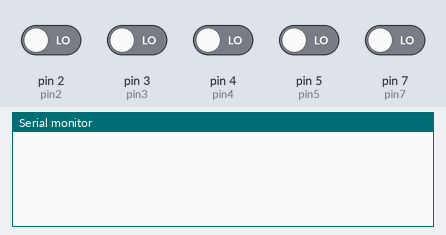
A sketch run on a simulated Arduino Uno, built with avr-gcc and run on an emulated ATmega328P. On the bench: the last lines printed to the serial monitor. Inputs (shaded band) come from the test bench; at power-on: pin 2 (pin2), pin 3 (pin3), pin 4 (pin4), pin 5 (pin5), pin 7 (pin7) LOW.

Above: at 1.2 s.
1.3 s: pin 7 (pin7) driven HIGH
At 1.8 s:
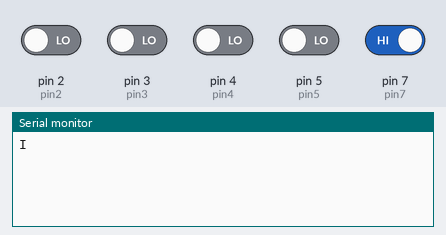
2.8 s: pin 2 (pin2) driven HIGH
At 3.3 s:
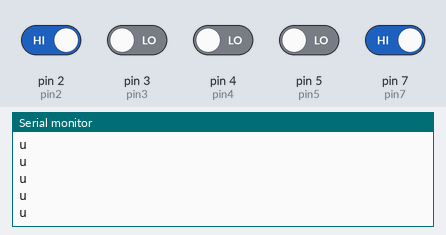
4.7 s: pin 3 (pin3) driven HIGH
At 5.4 s:
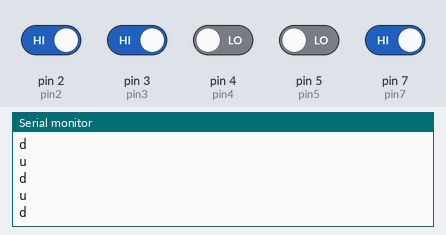

Measured:
- after the input at 1.3 s, the serial monitor: prints a new line at once (image 1)
- after the input at 2.8 s, the serial monitor: prints a new line at once (image 2)
- after the input at 4.7 s, the serial monitor: prints a new line after 0.07 s (image 3)

The sketch:

pongforarduinowithoutshield.ino
```cpp
int pin2 = 2; //these are all pushbuttons
int pin3 = 3;
int pin4 = 4;
int pin5 = 5;
int pin7 = 7;

int initialized = 0;
void setup() {
  // put your setup code here, to run once:
  Serial.begin(9600);
  pinMode(pin2, INPUT); //declare all inputs
  pinMode(pin3, INPUT);
  pinMode(pin4, INPUT);
  pinMode(pin5, INPUT);
  pinMode(pin7, INPUT);


}

void loop() {
  // put your main code here, to run repeatedly:
  if(digitalRead(pin7) == HIGH && initialized == 0){ //wthhen the startup button has been pressed, enable the if loop for the serial
    Serial.println("I");
    initialized = 1;
  }

  if(initialized == 1){ //these if loops are for if the buttons are pressed, submit the right byte to the arduino with the shield
    if(digitalRead(pin2) == HIGH){
      Serial.println("u");
    }

    if(digitalRead(pin3) == HIGH){
      Serial.println("d");
    }

    if(digitalRead(pin4) == HIGH){
      Serial.println("U");
    }

    if(digitalRead(pin5) == HIGH){
      Serial.println("D");
    }
  }

}
```
